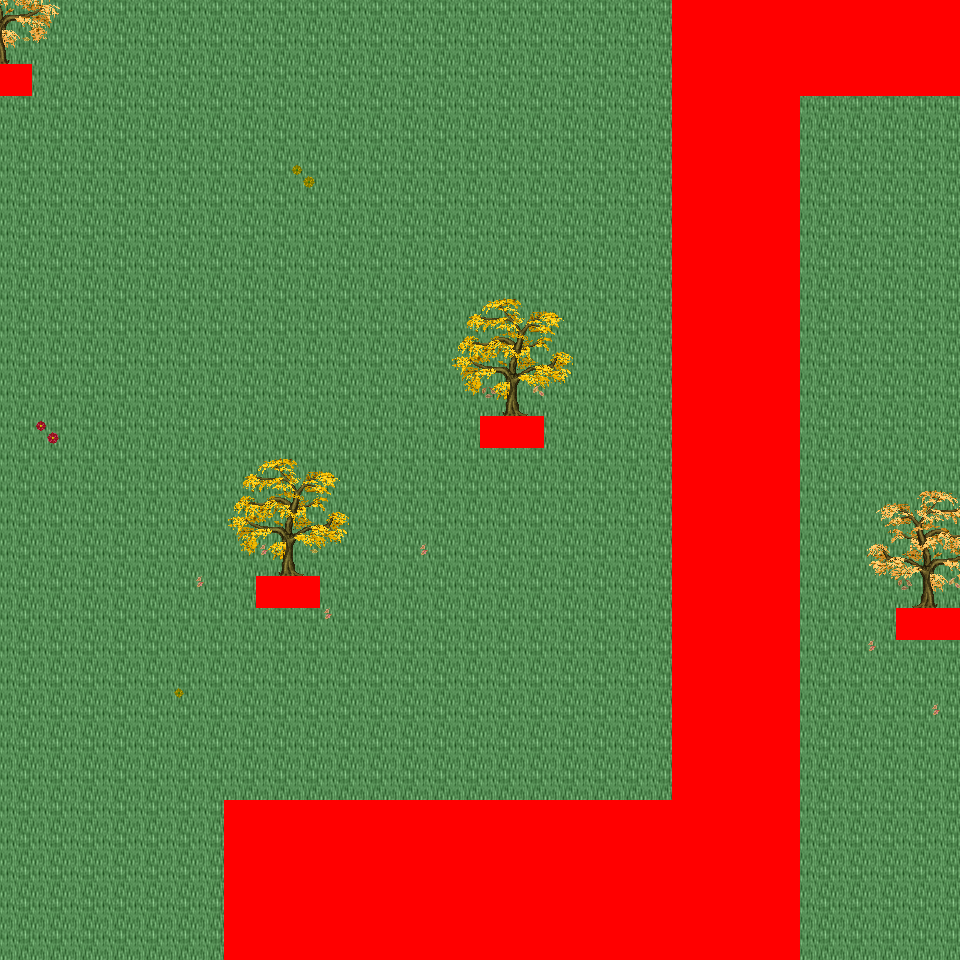

Rendered tile map (Tiled .tmx) drawn with the repository's tilesets; below, a short description and the map source with its tile grids summarised:
An orthogonal 30x30 tile map with 32x32 px tiles, 6 tile layers (Ground, Object, Object2, Above, ...), 34 tilesets and 7 objects (7x mapExit).

<map version="1.0" orientation="orthogonal" renderorder="right-down" width="30" height="30" tilewidth="32" tileheight="32" nextobjectid="8">
  <tileset firstgid="1" name="tileset_logic_collision" tilewidth="32" tileheight="32" tilecount="1" columns="1">
    <image source="../drawable/tileset_logic_collision.png" width="32" height="32" />
  </tileset>
  <tileset firstgid="2" name="tileset_ground_ridge_earth_pale" tilewidth="32" tileheight="32" tilecount="96" columns="12">
    <image source="../drawable/tileset_ground_ridge_earth_pale.png" width="384" height="256" />
  </tileset>
  <tileset firstgid="98" name="tileset_ground_ridge_earth_dark" tilewidth="32" tileheight="32" tilecount="96" columns="12">
    <image source="../drawable/tileset_ground_ridge_earth_dark.png" width="384" height="256" />
  </tileset>
  <tileset firstgid="194" name="tileset_ground_ground" tilewidth="32" tileheight="32" tilecount="33" columns="3">
    <image source="../drawable/tileset_ground_ground.png" width="96" height="352" />
  </tileset>
  <tileset firstgid="227" name="tileset_building_castle" tilewidth="32" tileheight="32" tilecount="320" columns="20">
    <image source="../drawable/tileset_building_castle.png" width="640" height="512" />
  </tileset>
  <tileset firstgid="547" name="tileset_ground_grass_corners" tilewidth="32" tileheight="32" tilecount="24" columns="6">
    <image source="../drawable/tileset_ground_grass_corners.png" width="192" height="128" />
  </tileset>
  <tileset firstgid="571" name="tileset_ground_grass_edges" tilewidth="32" tileheight="32" tilecount="36" columns="12">
    <image source="../drawable/tileset_ground_grass_edges.png" width="384" height="96" />
  </tileset>
  <tileset firstgid="607" name="tileset_item_pot_barrels_1" tilewidth="32" tileheight="32" tilecount="8" columns="4">
    <image source="../drawable/tileset_item_pot_barrels_1.png" width="128" height="64" />
  </tileset>
  <tileset firstgid="615" name="tileset_item_weapon_cannon" tilewidth="32" tileheight="32" tilecount="12" columns="3">
    <image source="../drawable/tileset_item_weapon_cannon.png" width="96" height="128" />
  </tileset>
  <tileset firstgid="627" name="tileset_building_door_door" tilewidth="32" tileheight="32" tilecount="6" columns="3">
    <image source="../drawable/tileset_building_door_door.png" width="96" height="64" />
  </tileset>
  <tileset firstgid="633" name="tileset_building_door_closed" tilewidth="32" tileheight="32" tilecount="1" columns="1">
    <image source="../drawable/tileset_building_door_closed.png" width="32" height="32" />
  </tileset>
  <tileset firstgid="634" name="tileset_building_window_window_centered" tilewidth="32" tileheight="32" tilecount="1" columns="1">
    <image source="../drawable/tileset_building_window_window_centered.png" width="32" height="32" />
  </tileset>
  <tileset firstgid="635" name="tileset_building_decoration_chimney_big" tilewidth="32" tileheight="32" tilecount="2" columns="1">
    <image source="../drawable/tileset_building_decoration_chimney_big.png" width="32" height="64" />
  </tileset>
  <tileset firstgid="637" name="tileset_building_tan_building" tilewidth="32" tileheight="32" tilecount="24" columns="4">
    <image source="../drawable/tileset_building_tan_building.png" width="128" height="192" />
  </tileset>
  <tileset firstgid="661" name="tileset_building_museum" tilewidth="32" tileheight="32" tilecount="56" columns="7">
    <image source="../drawable/tileset_building_museum.png" width="224" height="256" />
  </tileset>
  <tileset firstgid="717" name="tileset_building_decoration_chimney" tilewidth="32" tileheight="32" tilecount="2" columns="1">
    <image source="../drawable/tileset_building_decoration_chimney.png" width="32" height="64" />
  </tileset>
  <tileset firstgid="719" name="tileset_plant_tree_fall_trees" tilewidth="32" tileheight="32" tilecount="40" columns="8">
    <image source="../drawable/tileset_plant_tree_fall_trees.png" width="256" height="160" />
  </tileset>
  <tileset firstgid="759" name="tileset_plant_leaves" tilewidth="32" tileheight="32" tilecount="8" columns="4">
    <image source="../drawable/tileset_plant_leaves.png" width="128" height="64" />
  </tileset>
  <tileset firstgid="767" name="tileset_plant_vine" tilewidth="32" tileheight="32" tilecount="3" columns="1">
    <image source="../drawable/tileset_plant_vine.png" width="32" height="96" />
  </tileset>
  <tileset firstgid="770" name="tileset_item_pot_pot_burgundy" tilewidth="32" tileheight="32" tilecount="1" columns="1">
    <image source="../drawable/tileset_item_pot_pot_burgundy.png" width="32" height="32" />
  </tileset>
  <tileset firstgid="771" name="tileset_building_stairs_stairs_grey" tilewidth="32" tileheight="32" tilecount="6" columns="3">
    <image source="../drawable/tileset_building_stairs_stairs_grey.png" width="96" height="64" />
  </tileset>
  <tileset firstgid="777" name="tileset_furniture_light_lamp_blue" tilewidth="32" tileheight="32" tilecount="3" columns="1">
    <image source="../drawable/tileset_furniture_light_lamp_blue.png" width="32" height="96" />
  </tileset>
  <tileset firstgid="780" name="tileset_light_dim_light_7x5" tilewidth="32" tileheight="32" tilecount="35" columns="7">
    <image source="../drawable/tileset_light_dim_light_7x5.png" width="224" height="160" />
  </tileset>
  <tileset firstgid="815" name="tileset_plant_flower_daisy_blue" tilewidth="32" tileheight="32" tilecount="8" columns="2">
    <image source="../drawable/tileset_plant_flower_daisy_blue.png" width="64" height="128" />
  </tileset>
  <tileset firstgid="823" name="tileset_plant_flower_daisy_red" tilewidth="32" tileheight="32" tilecount="8" columns="2">
    <image source="../drawable/tileset_plant_flower_daisy_red.png" width="64" height="128" />
  </tileset>
  <tileset firstgid="831" name="tileset_plant_flower_daisy_white" tilewidth="32" tileheight="32" tilecount="8" columns="2">
    <image source="../drawable/tileset_plant_flower_daisy_white.png" width="64" height="128" />
  </tileset>
  <tileset firstgid="839" name="tileset_plant_flower_daisy_yellow" tilewidth="32" tileheight="32" tilecount="8" columns="2">
    <image source="../drawable/tileset_plant_flower_daisy_yellow.png" width="64" height="128" />
  </tileset>
  <tileset firstgid="847" name="tileset_ground_ground_3" tilewidth="32" tileheight="32" tilecount="5" columns="5">
    <image source="../drawable/tileset_ground_ground_3.png" width="160" height="32" />
  </tileset>
  <tileset firstgid="852" name="tileset_building_cottage" tilewidth="32" tileheight="32" tilecount="256" columns="16">
    <image source="../drawable/tileset_building_cottage.png" width="512" height="512" />
  </tileset>
  <tileset firstgid="1108" name="tileset_building_roof_thatched_roof" tilewidth="32" tileheight="32" tilecount="256" columns="16">
    <image source="../drawable/tileset_building_roof_thatched_roof.png" width="512" height="512" />
  </tileset>
  <tileset firstgid="1364" name="tileset_building_door_doors" tilewidth="32" tileheight="32" tilecount="256" columns="16">
    <image source="../drawable/tileset_building_door_doors.png" width="512" height="512" />
  </tileset>
  <tileset firstgid="1620" name="tileset_building_window_windows" tilewidth="32" tileheight="32" tilecount="256" columns="16">
    <image source="../drawable/tileset_building_window_windows.png" width="512" height="512" />
  </tileset>
  <tileset firstgid="1876" name="tileset_logic_portal" tilewidth="32" tileheight="32" tilecount="24" columns="8">
    <image source="../drawable/tileset_logic_portal.png" width="256" height="96" />
  </tileset>
  <tileset firstgid="1900" name="tileset_building_decoration_banner" tilewidth="32" tileheight="32" tilecount="12" columns="1">
    <image source="../drawable/tileset_building_decoration_banner.png" width="32" height="384" />
  </tileset>
  <layer name="Ground" width="30" height="30">
    <data>[900 cells, 900 non-empty, 8 distinct tile ids]</data>
  </layer>
  <layer name="Object" width="30" height="30">
    <data>[900 cells, 38 non-empty, 14 distinct tile ids]</data>
  </layer>
  <layer name="Object2" width="30" height="30">
    <data>[900 cells, 22 non-empty, 15 distinct tile ids]</data>
  </layer>
  <layer name="Above" width="30" height="30">
    <data>[900 cells, 48 non-empty, 30 distinct tile ids]</data>
  </layer>
  <layer name="Above2" width="30" height="30">
    <data>[900 cells, 0 non-empty, 0 distinct tile ids]</data>
  </layer>
  <layer name="Walkable" width="30" height="30">
    <data>[900 cells, 212 non-empty, 1 distinct tile ids]</data>
  </layer>
  <objectgroup name="MapEvents">
    <object id="1" name="north" type="mapExit" x="0" y="0" width="672" height="32">
      <properties>
        <property name="map" value="level_0_x53_y59" />
        <property name="x" value="0" />
        <property name="y" value="28" />
      </properties>
    </object>
    <object id="2" name="south" type="mapExit" x="0" y="928" width="224" height="32">
      <properties>
        <property name="map" value="level_0_x53_y61" />
        <property name="x" value="0" />
        <property name="y" value="1" />
      </properties>
    </object>
    <object id="3" name="south2" type="mapExit" x="800" y="928" width="160" height="32">
      <properties>
        <property name="map" value="level_0_x53_y61" />
        <property name="x" value="25" />
        <property name="y" value="1" />
      </properties>
    </object>
    <object id="4" name="west" type="mapExit" x="0" y="0" width="32" height="64">
      <properties>
        <property name="map" value="level_0_x52_y60" />
        <property name="x" value="28" />
        <property name="y" value="0" />
      </properties>
    </object>
    <object id="5" name="west2" type="mapExit" x="0" y="96" width="32" height="864">
      <properties>
        <property name="map" value="level_0_x52_y60" />
        <property name="x" value="28" />
        <property name="y" value="3" />
      </properties>
    </object>
    <object id="6" name="east" type="mapExit" x="928" y="96" width="32" height="512">
      <properties>
        <property name="map" value="level_0_x54_y60" />
        <property name="x" value="1" />
        <property name="y" value="3" />
      </properties>
    </object>
    <object id="7" name="east2" type="mapExit" x="928" y="640" width="32" height="320">
      <properties>
        <property name="map" value="level_0_x54_y60" />
        <property name="x" value="1" />
        <property name="y" value="20" />
      </properties>
    </object>
  </objectgroup>
</map>
